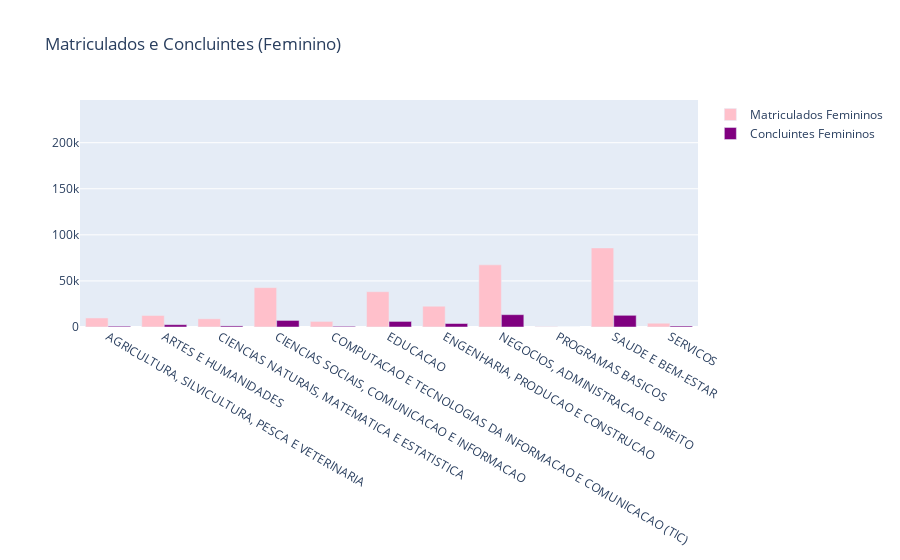

Notebook source saved alongside this figure:
### Markdown cell above
### 8. Existe algum cursos com uma taxa maior para o sexo Feminino em comparação ao masculino?

### Code cell
colunas_fem = ["QT_MAT_FEM", "QT_CONC_FEM"]
dados_fem = dados_censo_padronizado.groupby("NO_CINE_AREA_GERAL")[colunas_fem].sum()

fig_fem = go.Figure()
fig_fem.add_trace(go.Bar(
    x=dados_fem.index,
    y=dados_fem["QT_MAT_FEM"],
    name="Matriculados Femininos",
    marker_color="pink"
))
fig_fem.add_trace(go.Bar(
    x=dados_fem.index,
    y=dados_fem["QT_CONC_FEM"],
    name="Concluintes Femininos",
    marker_color="purple"
))

fig_fem.update_layout(
    title="Matriculados e Concluintes (Feminino)",
    barmode="group",
    yaxis_range=[0, maior_valor_y * 1.1]
)

fig_fem.show()

### Figure 1 — Plotly figure (JSON) as saved in the notebook; plotly's stock layout.template omitted (floating-point values rounded to 4 significant figures)
{"data": [{"marker": {"color": "pink"}, "name": "Matriculados Femininos", "type": "bar", "x": ["AGRICULTURA, SILVICULTURA, PESCA E VETERINARIA", "ARTES E HUMANIDADES", "CIENCIAS NATURAIS, MATEMATICA E ESTATISTICA", "CIENCIAS SOCIAIS, COMUNICACAO E INFORMACAO", "COMPUTACAO E TECNOLOGIAS DA INFORMACAO E COMUNICACAO (TIC)", "EDUCACAO", "ENGENHARIA, PRODUCAO E CONSTRUCAO", "NEGOCIOS, ADMINISTRACAO E DIREITO", "PROGRAMAS BASICOS", "SAUDE E BEM-ESTAR", "SERVICOS"], "y": [9836.0, 12510.0, 8935.0, 42740.0, 6073.0, 38310.0, 22550.0, 67440.0, 518.0, 85830.0, 4087.0]}, {"marker": {"color": "purple"}, "name": "Concluintes Femininos", "type": "bar", "x": ["AGRICULTURA, SILVICULTURA, PESCA E VETERINARIA", "ARTES E HUMANIDADES", "CIENCIAS NATURAIS, MATEMATICA E ESTATISTICA", "CIENCIAS SOCIAIS, COMUNICACAO E INFORMACAO", "COMPUTACAO E TECNOLOGIAS DA INFORMACAO E COMUNICACAO (TIC)", "EDUCACAO", "ENGENHARIA, PRODUCAO E CONSTRUCAO", "NEGOCIOS, ADMINISTRACAO E DIREITO", "PROGRAMAS BASICOS", "SAUDE E BEM-ESTAR", "SERVICOS"], "y": [889.0, 2526.0, 1188.0, 7129.0, 774.0, 6051.0, 3782.0, 13390.0, 0.0, 12700.0, 1074.0]}], "layout": {"barmode": "group", "title": {"text": "Matriculados e Concluintes (Feminino)"}, "yaxis": {"range": [0, 246300.0]}}}
